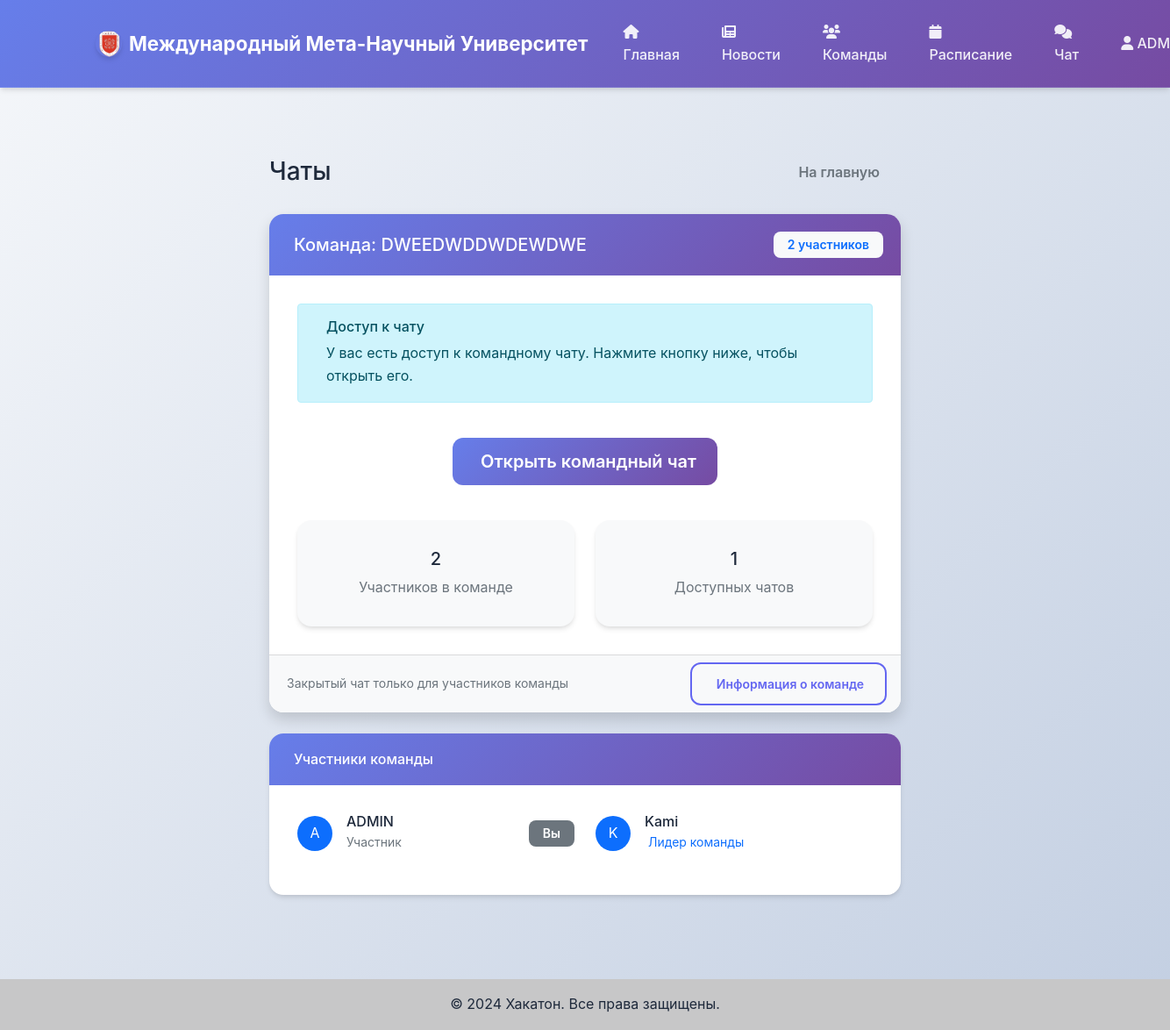
Page /chat/ (signed in) on the earlier database version.
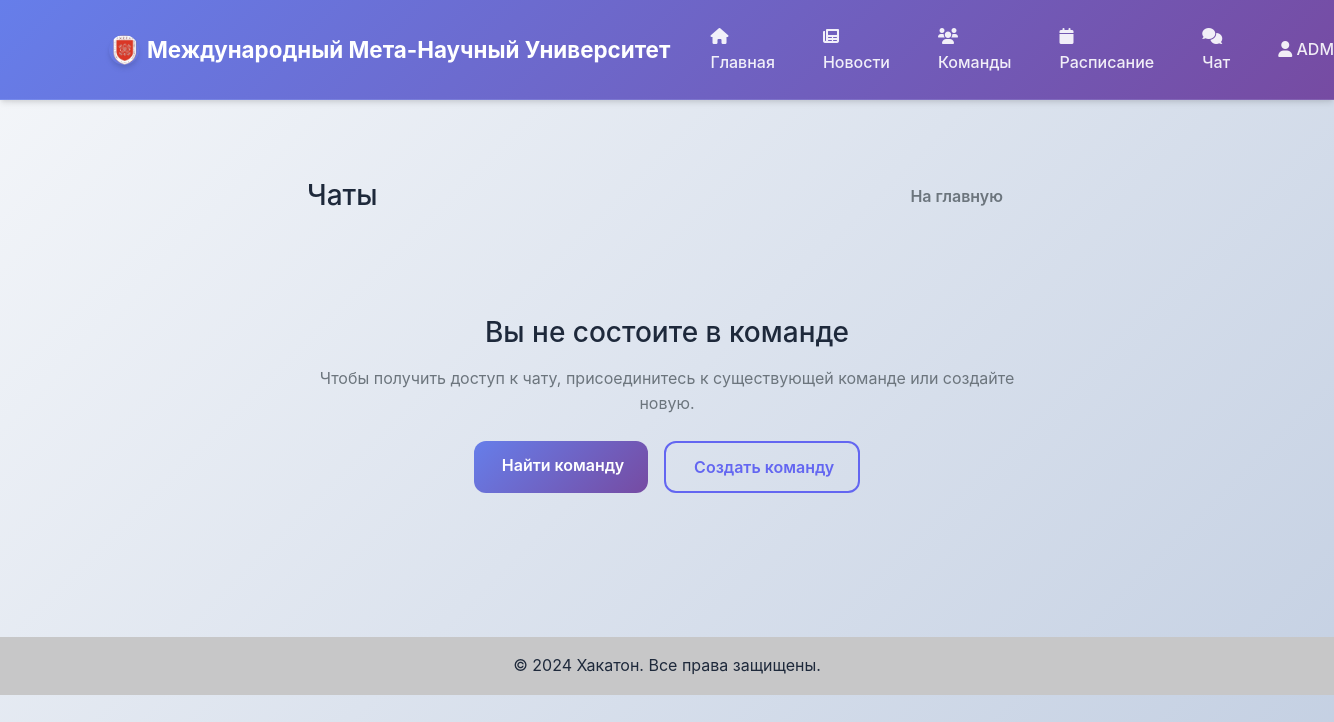
Same page on the later database version.
### accounts/models.py (models this page shows, shortened)
class User(AbstractUser):
    ROLE_CHOICES = [
        ('participant', 'Участник'),
        ('admin', 'Администратор'),
    ]
    role = models.CharField(max_length=20, choices=ROLE_CHOICES, default='participant')
    skills = models.TextField(blank=True, help_text="Навыки через запятую")
    about = models.TextField(blank=True, help_text="О себе")
    team = models.ForeignKey('teams.Team', on_delete=models.SET_NULL, null=True, blank=True, related_name='members')
    created_at = models.DateTimeField(auto_now_add=True)

### teams/models.py (models this page shows, shortened)
class Team(models.Model):
    id = models.AutoField(primary_key=True)
    name = models.CharField(max_length=100, unique=True)
    description = models.TextField(blank=True)
    leader = models.ForeignKey(settings.AUTH_USER_MODEL, on_delete=models.CASCADE, related_name='led_teams')
    max_members = models.IntegerField(default=4)
    created_at = models.DateTimeField(auto_now_add=True)
    is_active = models.BooleanField(default=True)

### chat/views.py (the view)
# urls.py: path('', views.ChatListView.as_view(), name='list'),
class ChatListView(LoginRequiredMixin, ListView):
    model = ChatRoom
    template_name = 'chat/chat_list.html'
    context_object_name = 'chat_rooms'
    def get_queryset(self):
        user = self.request.user
        if user.team:
            return ChatRoom.objects.filter(team=user.team).select_related('team')
        return ChatRoom.objects.none()

### templates/chat/chat_list.html (shortened to what the changed rows need)
{% extends 'base.html' %}
{% load static %}
{% block content %}
<div class="container py-5">
    <div class="row">
        <div class="col-lg-8 mx-auto">
            <div class="d-flex justify-content-between align-items-center mb-4">
                <h1 class="h3 mb-0">Чаты</h1>
            </div>
            {% if user.team %}
                <div class="card shadow">
                    <div class="card-header bg-primary text-white">
                        <div class="d-flex justify-content-between align-items-center">
                            <h5 class="mb-0">
                                Команда: {{ user.team.name }}
                            </h5>
                            <span class="badge bg-light text-primary">{{ user.team.members.count }} участников</span>
                        </div>
                    </div>
                    <div class="card-body">
                        <div class="alert alert-info mb-4">
                            <div class="d-flex">
                                <div class="flex-grow-1 ms-3">
                                    <h6 class="alert-heading">Доступ к чату</h6>
                                    <p class="mb-0">У вас есть доступ к командному чату. Нажмите кнопку ниже, чтобы открыть его.</p>
                                </div>
                            </div>
                        </div>
                        <div class="text-center py-3">
                            <a href="{% url 'chat:team_chat' user.team.id %}" class="btn btn-primary btn-lg">
                                Открыть командный чат
                            </a>
                        </div>
                        <div class="row mt-4">
                            <div class="col-md-6">
                                <div class="card border-0 bg-light">
                                    <div class="card-body text-center">
                                        <h5>{{ user.team.members.count }}</h5>
                                        <p class="text-muted mb-0">Участников в команде</p>
                                    </div>
                                </div>
                            </div>
                            <div class="col-md-6">
                                <div class="card border-0 bg-light">
                                    <div class="card-body text-center">
                                        <h5>1</h5>
                                        <p class="text-muted mb-0">Доступных чатов</p>
                                    </div>
                                </div>
                            </div>
                        </div>
                    </div>
                    <div class="card-footer bg-light">
                        <div class="d-flex justify-content-between align-items-center">
                            <small class="text-muted">
                                Закрытый чат только для участников команды
                            </small>
                            <a href="{% url 'teams:detail' user.team.id %}" class="btn btn-sm btn-outline-primary">
                                 Информация о команде
                            </a>
                        </div>
                    </div>
                </div>
                <div class="card mt-4">
                    <div class="card-header">
                        <h6 class="mb-0">
                            Участники команды
                        </h6>
                    </div>
                    <div class="card-body">
                        <div class="row">
                            {% for member in user.team.members.all %}
                                <div class="col-md-6 mb-3">
                                    <div class="d-flex align-items-center">
                                        <div class="flex-shrink-0">
                                            <div class="avatar-placeholder bg-primary text-white rounded-circle d-flex align-items-center justify-content-center" style="width: 40px; height: 40px;">
                                                {{ member.username|first|upper }}
                                            </div>
                                        </div>
                                        <div class="flex-grow-1 ms-3">
                                            <h6 class="mb-0">{{ member.username }}</h6>
                                            {% if member == user.team.leader %}
                                                <small class="text-primary">
                                                    Лидер команды
                                                </small>
                                            {% else %}
                                                <small class="text-muted">Участник</small>
                                            {% endif %}
                                        </div>
                                        {% if member == request.user %}
                                            <span class="badge bg-secondary ms-2">Вы</span>
                                        {% endif %}
                                    </div>
                                </div>
                            {% endfor %}
                        </div>
                    </div>
                </div>
            {% else %}
                <div class="text-center py-5">
                    <h3 class="mb-3">Вы не состоите в команде</h3>
                    <p class="text-muted mb-4">
                        Чтобы получить доступ к чату, присоединитесь к существующей команде или создайте новую.
                    </p>
                    <div class="d-flex justify-content-center gap-3">
                        <a href="{% url 'teams:list' %}" class="btn btn-primary">
                             Найти команду
                        </a>
                        <a href="{% url 'teams:create' %}" class="btn btn-outline-primary">
                             Создать команду
                        </a>
                    </div>
                </div>
            {% endif %}
        </div>
    </div>
</div>
{% endblock %}

### templates/base.html (shortened to what this page needs)
<!DOCTYPE html>
<html lang="ru">
<head>
    <link href="https://cdn.jsdelivr.net/npm/bootstrap@5.1.3/dist/css/bootstrap.min.css" rel="stylesheet">
    <link href="https://cdnjs.cloudflare.com/ajax/libs/font-awesome/6.0.0/css/all.min.css" rel="stylesheet">
    {% load static %}
    <link href="{% static 'css/style.css' %}" rel="stylesheet">
</head>
<body>
    <nav class="navbar navbar-expand-lg navbar-dark bg-primary">
        <div class="container">
            <a class="navbar-brand" href="{% url 'news:home' %}">
                <img src="{% static 'images/university-logo.png' %}" alt="Логотип" width="30" height="30" class="d-inline-block align-text-top me-2">
                Международный Мета-Научный Университет
            </a>
            <div class="collapse navbar-collapse" id="navbarNav">
                <ul class="navbar-nav me-auto">
                    <li class="nav-item">
                        <a class="nav-link" href="{% url 'news:home' %}">
                            <i class="fas fa-home"></i> Главная
                        </a>
                    </li>
                    <li class="nav-item">
                        <a class="nav-link" href="{% url 'news:list' %}">
                            <i class="fas fa-newspaper"></i> Новости
                        </a>
                    </li>
                    <li class="nav-item">
                        <a class="nav-link" href="{% url 'teams:list' %}">
                            <i class="fas fa-users"></i> Команды
                        </a>
                    </li>
                    <li class="nav-item">
                        <a class="nav-link" href="{% url 'news:schedule' %}">
                            <i class="fas fa-calendar"></i> Расписание
                        </a>
                    </li>
                    {% if user.is_authenticated %}
                        <li class="nav-item">
                            <a class="nav-link" href="{% url 'chat:list' %}">
                                <i class="fas fa-comments"></i> Чат
                            </a>
                        </li>
                    {% endif %}
                </ul>
                <ul class="navbar-nav">
                    {% if user.is_authenticated %}
                        <li class="nav-item dropdown">
                            <a class="nav-link dropdown-toggle" href="#" id="navbarDropdown" role="button" data-bs-toggle="dropdown">
                                <i class="fas fa-user"></i> {{ user.username }}
                            </a>
                        </li>
                    {% endif %}
                </ul>
            </div>
        </div>
    </nav>
    <main class="container mt-4">
        {% block content %}
        {% endblock %}
    </main>
    <footer class="bg-light text-center text-lg-start mt-5">
        <div class="text-center p-3" style="background-color: rgba(0, 0, 0, 0.2);">
            © 2024 Хакатон. Все права защищены.
        </div>
    </footer>
</body>
</html>

Differences in the rows shown:
no longer on one of the page's lists (row edited): User: username|first "A", username "ADMIN"
removed User: username|first "K", username "Kami", shows "Лидер команды"
changed User "ADMIN": team_id 3 → empty (drawn); team.name "DWEEDWDDWDEWDWE" → (not shown); team.members.count "2" → (not shown)
Other differences:
text no longer shown: "Команда: участников Доступ к чату У вас есть доступ к командному чату. Нажмите кнопку ниже, чтобы открыть его. Открыть командный чат Участников в команде 1 Доступных чатов Закрытый чат только для участников команды Информация о команде Участники команды"
text now shown: "Вы не состоите в команде Чтобы получить доступ к чату, присоединитесь к существующей команде или создайте новую. Найти команду Создать команду"
